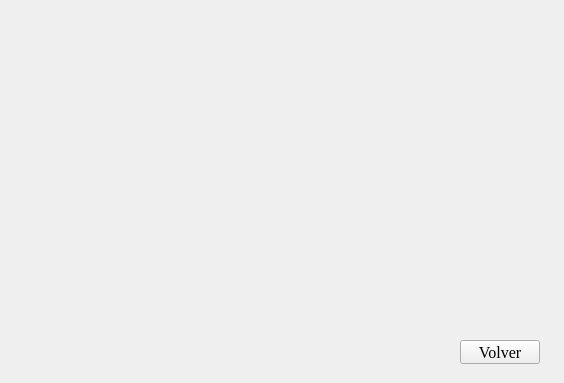
<?xml version="1.0" encoding="UTF-8"?>
<ui version="4.0">
 <class>Widget</class>
 <widget class="QWidget" name="Widget">
  <property name="geometry">
   <rect>
    <x>0</x>
    <y>0</y>
    <width>564</width>
    <height>383</height>
   </rect>
  </property>
  <property name="windowTitle">
   <string>Widget</string>
  </property>
  <widget class="QPushButton" name="returnBtn">
   <property name="geometry">
    <rect>
     <x>460</x>
     <y>340</y>
     <width>80</width>
     <height>24</height>
    </rect>
   </property>
   <property name="font">
    <font>
     <family>Times New Roman</family>
     <pointsize>12</pointsize>
    </font>
   </property>
   <property name="text">
    <string>Volver</string>
   </property>
  </widget>
 </widget>
 <resources/>
 <connections/>
</ui>
